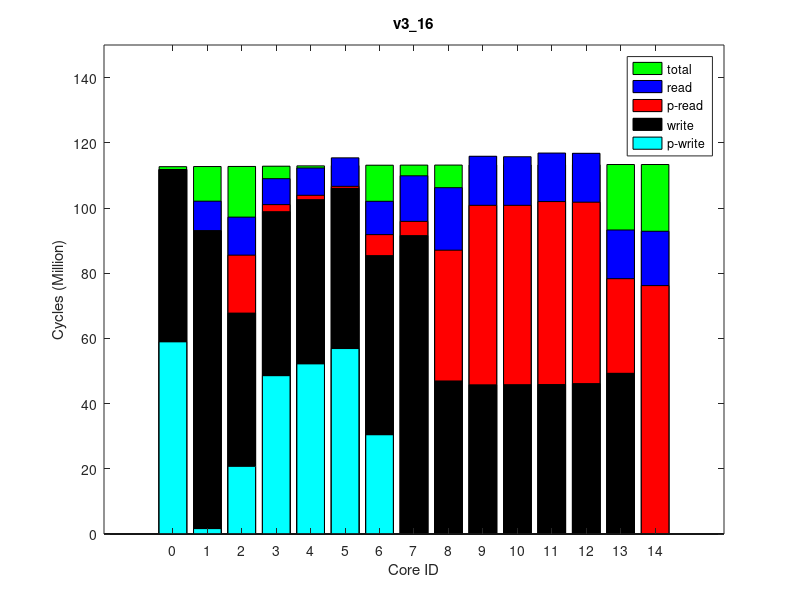

This chart was generated by the following MATLAB code:
times(1, :, :) = [
0, 113846938, 0
7438, 113888331, 0
17775115, 113912744, 0
2168097, 113993762, 0
4358433, 114331613, 0
6434526, 114301216, 0
613849, 114181261, 0
1336644, 114095815, 0
40114149, 114343286, 0
55054987, 114354837, 0
55007588, 114371028, 0
56124672, 114388175, 0
75344554, 114513982, 0
29042211, 114512301, 0
55631477, 114439781, 0
];
times(2, :, :) = [
0, 113846833, 0
7471, 113888090, 0
17775888, 113912473, 0
2160360, 113993433, 0
4358670, 114331322, 0
6434138, 114300919, 0
613233, 114180922, 0
1333704, 114095464, 0
40113413, 114343011, 0
55054797, 114354524, 0
55008382, 114370704, 0
56125929, 114387891, 0
76290951, 114513738, 0
29022456, 114512046, 0
55638371, 114439528, 0
];
times(3, :, :) = [
0, 113845640, 0
7472, 113886849, 0
17769469, 113911281, 0
2150055, 113992299, 0
4358832, 114330293, 0
6434713, 114299931, 0
612843, 114179939, 0
1331241, 114094476, 0
40112419, 114342005, 0
55053200, 114353573, 0
55005932, 114369756, 0
56124891, 114386921, 0
76291713, 114512743, 0
29020076, 114511069, 0
55637693, 114438565, 0
];
times(4, :, :) = [
0, 113846123, 0
7489, 113887347, 0
17771938, 113911730, 0
2156479, 113992764, 0
4358722, 114330541, 0
6434405, 114300173, 0
611515, 114180186, 0
1327612, 114094789, 0
40113626, 114342248, 0
55054025, 114353812, 0
55007175, 114370003, 0
56125444, 114387164, 0
76290806, 114513004, 0
29021681, 114511320, 0
55636070, 114438802, 0
];
times(5, :, :) = [
0, 113846171, 0
7476, 113887460, 0
17776438, 113911850, 0
2165388, 113992798, 0
4359319, 114330740, 0
6434675, 114300375, 0
612584, 114180370, 0
1332136, 114094917, 0
40113019, 114342441, 0
55054196, 114354003, 0
55006669, 114370195, 0
56125467, 114387364, 0
76291706, 114513215, 0
29020601, 114511541, 0
55637908, 114439031, 0
];
times(6, :, :) = [
0, 113846879, 0
7471, 113888225, 0
17772323, 113912597, 0
2152982, 113993594, 0
4358692, 114331391, 0
6434757, 114300996, 0
606724, 114181056, 0
1320447, 114095564, 0
40112997, 114343052, 0
55055240, 114354613, 0
55007570, 114370807, 0
56126166, 114387944, 0
76291636, 114513763, 0
29021705, 114512085, 0
55638566, 114439565, 0
];
times(7, :, :) = [
0, 113846938, 0
7476, 113888169, 0
17774166, 113912588, 0
2160528, 113993647, 0
4357704, 114331465, 0
6434975, 114301101, 0
612594, 114181196, 0
1329329, 114095779, 0
40113404, 114343158, 0
55055502, 114354729, 0
55007614, 114370920, 0
56126233, 114388077, 0
76292526, 114513899, 0
29021432, 114512221, 0
55637813, 114439709, 0
];
times(8, :, :) = [
0, 113848641, 0
7476, 113889810, 0
17770265, 113914219, 0
2157379, 113995214, 0
4359771, 114333048, 0
6434475, 114302668, 0
614278, 114182687, 0
1330920, 114097285, 0
40115386, 114344742, 0
55055953, 114356292, 0
55009398, 114372493, 0
56127973, 114389648, 0
76294201, 114515487, 0
29023064, 114513815, 0
55639407, 114441307, 0
];
times(9, :, :) = [
0, 113847590, 0
7478, 113888971, 0
17775730, 113913373, 0
2170365, 113994278, 0
4359315, 114332212, 0
6434493, 114301830, 0
611902, 114181912, 0
1337463, 114096449, 0
40113675, 114343924, 0
55054934, 114355487, 0
55008328, 114371675, 0
56127543, 114388831, 0
76292725, 114514686, 0
29023796, 114513010, 0
55637930, 114440507, 0
];
times(10, :, :) = [
0, 113849163, 0
7456, 113890321, 0
17776009, 113914743, 0
2171658, 113995807, 0
4360344, 114333667, 0
6434435, 114303279, 0
617454, 114183310, 0
1338377, 114097801, 0
40115860, 114345336, 0
55057313, 114356890, 0
55010595, 114373066, 0
56128019, 114390236, 0
76294550, 114516013, 0
29024655, 114514329, 0
55640380, 114441801, 0
];
ave_times = round(squeeze(mean(times)));
format long g, ave_times
std_times = round(squeeze(std(times)));
format long g, std_times
polling_read_times = ave_times;
times(1, :, :) = [
58945565, 116520626, 0
1656837, 116561501, 0
20744401, 116589596, 0
48553876, 116672256, 0
0, 117011158, 0
30442723, 116981201, 0
56886735, 116859370, 0
52181293, 116773477, 0
0, 117022569, 0
0, 117033890, 0
0, 117049865, 0
0, 117066715, 0
0, 117192779, 0
0, 117191305, 0
29686, 117119757, 0
];
times(2, :, :) = [
58942856, 116518563, 0
1653071, 116559538, 0
20749188, 116587667, 0
48570310, 116670172, 0
0, 117009143, 0
30442991, 116979164, 0
56884303, 116857344, 0
52181235, 116771383, 0
0, 117020491, 0
0, 117031784, 0
0, 117047724, 0
0, 117064593, 0
0, 117190554, 0
0, 117189079, 0
29603, 117117514, 0
];
times(3, :, :) = [
58938436, 116515686, 0
1649174, 116556686, 0
20735205, 116584812, 0
48544018, 116667411, 0
0, 117006355, 0
30439799, 116976402, 0
56878532, 116854526, 0
52173537, 116768675, 0
0, 117017750, 0
0, 117029051, 0
0, 117045009, 0
0, 117061925, 0
0, 117187866, 0
0, 117186401, 0
29567, 117114834, 0
];
times(4, :, :) = [
58941926, 116517489, 0
1650515, 116558443, 0
20740526, 116586583, 0
48556529, 116669120, 0
0, 117008060, 0
30441561, 116978089, 0
56882830, 116856381, 0
52176554, 116770412, 0
0, 117019458, 0
0, 117030759, 0
0, 117046686, 0
0, 117063580, 0
0, 117189552, 0
0, 117188079, 0
29669, 117116496, 0
];
times(5, :, :) = [
58943824, 116519605, 0
1653693, 116560517, 0
20752244, 116588655, 0
48573119, 116671253, 0
0, 117010273, 0
30442111, 116980312, 0
56884935, 116858433, 0
52181671, 116772472, 0
0, 117021644, 0
0, 117032933, 0
0, 117048911, 0
0, 117065741, 0
0, 117191695, 0
0, 117190228, 0
29635, 117118634, 0
];
times(6, :, :) = [
58944160, 116518949, 0
1652223, 116560175, 0
20747521, 116588299, 0
48570192, 116670756, 0
0, 117009644, 0
30443157, 116979693, 0
56879581, 116857936, 0
52195678, 116772068, 0
0, 117021055, 0
0, 117032368, 0
0, 117048349, 0
0, 117065187, 0
0, 117191154, 0
0, 117189685, 0
29627, 117118128, 0
];
times(7, :, :) = [
58944185, 116519622, 0
1656004, 116560617, 0
20749417, 116588718, 0
48562604, 116671389, 0
0, 117010385, 0
30443623, 116980415, 0
56880925, 116858547, 0
52179608, 116772634, 0
0, 117021815, 0
0, 117033138, 0
0, 117049114, 0
0, 117065970, 0
0, 117191969, 0
0, 117190508, 0
29627, 117118941, 0
];
times(8, :, :) = [
58940342, 116516594, 0
1648174, 116557691, 0
20740938, 116585791, 0
48553358, 116668183, 0
0, 117007342, 0
30442337, 116977398, 0
56884150, 116855446, 0
52181815, 116769517, 0
0, 117018759, 0
0, 117030079, 0
0, 117046056, 0
0, 117062889, 0
0, 117188875, 0
0, 117187398, 0
29627, 117115829, 0
];
times(9, :, :) = [
58945463, 116520954, 0
1654379, 116562044, 0
20745886, 116590181, 0
48568104, 116672638, 0
0, 117011573, 0
30442825, 116981618, 0
56887828, 116859801, 0
52201039, 116773890, 0
0, 117022968, 0
0, 117034289, 0
0, 117050237, 0
0, 117067134, 0
0, 117193129, 0
0, 117191654, 0
29627, 117120093, 0
];
times(10, :, :) = [
58944344, 116519436, 0
1652960, 116560603, 0
20745354, 116588720, 0
48567539, 116671286, 0
0, 117010135, 0
30444660, 116980187, 0
56881988, 116858394, 0
52187156, 116772537, 0
0, 117021537, 0
0, 117032841, 0
0, 117048805, 0
0, 117065650, 0
0, 117191669, 0
0, 117190202, 0
29656, 117118637, 0
];
ave_times = round(squeeze(mean(times)));
format long g, ave_times
std_times = round(squeeze(std(times)));
format long g, std_times
polling_write_times = ave_times;
times(1, :, :) = [
0, 124604728, 0
9084132, 124653460, 64000
29440936, 124678739, 128000
10122612, 124769466, 64000
18348932, 125141103, 64000
16660232, 125108974, 128000
9360991, 124977621, 64000
9713921, 124880763, 64000
59296739, 125153944, 128000
70110136, 125166003, 64000
69921019, 125183370, 64000
71011179, 125202510, 64000
92055759, 125339027, 250000
43980537, 125335897, 128000
70641517, 125257853, 64000
];
times(2, :, :) = [
0, 124604686, 0
9084044, 124653524, 64000
29440318, 124678817, 128000
10123246, 124769614, 64000
18349283, 125141186, 64000
16660375, 125109088, 128000
9358095, 124977752, 64000
9713478, 124880911, 64000
59297034, 125154059, 128000
70112611, 125166125, 64000
69920123, 125183496, 64000
71010915, 125202625, 64000
92957525, 125339181, 250000
43963764, 125336059, 128000
70640153, 125258025, 64000
];
times(3, :, :) = [
0, 124602116, 0
9084439, 124651034, 64000
29440627, 124676354, 128000
10123738, 124767036, 64000
18348798, 125138631, 64000
16660287, 125106525, 128000
9357298, 124975202, 64000
9714269, 124878392, 64000
59294452, 125151514, 128000
70109058, 125163592, 64000
69919643, 125180983, 64000
71008686, 125200113, 64000
92954981, 125336648, 250000
43961509, 125333524, 128000
70638171, 125255489, 64000
];
times(4, :, :) = [
0, 124603300, 0
9083871, 124652102, 64000
29439558, 124677392, 128000
10122552, 124768121, 64000
18348577, 125139673, 64000
16660356, 125107552, 128000
9361018, 124976225, 64000
9714250, 124879409, 64000
59295452, 125152499, 128000
70108534, 125164556, 64000
69919070, 125181924, 64000
71009064, 125201020, 64000
92955931, 125337625, 250000
43962998, 125334484, 128000
70639121, 125256441, 64000
];
times(5, :, :) = [
0, 124603602, 0
9083917, 124652431, 64000
29438930, 124677717, 128000
10123909, 124768414, 64000
18348294, 125140024, 64000
16660380, 125107924, 128000
9360615, 124976582, 64000
9713838, 124879766, 64000
59296381, 125152907, 128000
70109086, 125164959, 64000
69919140, 125182328, 64000
71008425, 125201438, 64000
92956353, 125338015, 250000
43962213, 125334899, 128000
70640238, 125256853, 64000
];
times(6, :, :) = [
0, 124603424, 0
9084239, 124652262, 64000
29439950, 124677567, 128000
10126907, 124768389, 64000
18347980, 125139932, 64000
16660401, 125107831, 128000
9357158, 124976503, 64000
9716073, 124879692, 64000
59296300, 125152791, 128000
70108765, 125164846, 64000
69919556, 125182235, 64000
71009077, 125201377, 64000
92956432, 125337943, 250000
43962540, 125334821, 128000
70640545, 125256773, 64000
];
times(7, :, :) = [
0, 124603919, 0
9083997, 124652708, 64000
29439925, 124677987, 128000
10122422, 124768732, 64000
18348374, 125140253, 64000
16660234, 125108143, 128000
9361433, 124976804, 64000
9713650, 124879995, 64000
59296677, 125153109, 128000
70110101, 125165175, 64000
69919847, 125182546, 64000
71009850, 125201664, 64000
92956602, 125338192, 250000
43963467, 125335068, 128000
70639699, 125257014, 64000
];
times(8, :, :) = [
0, 124604275, 0
9084096, 124653028, 64000
29440315, 124678362, 128000
10124446, 124769046, 64000
18348022, 125140645, 64000
16660306, 125108544, 128000
9362016, 124977205, 64000
9713707, 124880390, 64000
59297612, 125153533, 128000
70109746, 125165609, 64000
69920083, 125182989, 64000
71009945, 125202107, 64000
92957064, 125338651, 250000
43963641, 125335545, 128000
70640742, 125257493, 64000
];
times(9, :, :) = [
0, 124604384, 0
9083951, 124653219, 64000
29439163, 124678498, 128000
10124266, 124769215, 64000
18348192, 125140777, 64000
16660236, 125108721, 128000
9361465, 124977382, 64000
9714223, 124880568, 64000
59297210, 125153643, 128000
70111326, 125165709, 64000
69919833, 125183097, 64000
71009730, 125202242, 64000
92957191, 125338785, 250000
43963948, 125335661, 128000
70640345, 125257619, 64000
];
times(10, :, :) = [
0, 124604478, 0
9084249, 124653290, 64000
29442640, 124678598, 128000
10124638, 124769356, 64000
18348771, 125140962, 64000
16660361, 125108893, 128000
9363129, 124977532, 64000
9714015, 124880710, 64000
59296636, 125153837, 128000
70108881, 125165903, 64000
69920263, 125183280, 64000
71010377, 125202407, 64000
92957353, 125338962, 250000
43963751, 125335832, 128000
70641171, 125257792, 64000
];
ave_times = round(squeeze(mean(times)));
format long g, ave_times
std_times = round(squeeze(std(times)));
format long g, std_times
read_times = ave_times;
times(1, :, :) = [
0, 112680661, 0
0, 112721149, 0
0, 112745338, 0
0, 112825474, 0
0, 113159613, 0
0, 113129400, 0
0, 113010631, 0
0, 112926300, 0
0, 113171111, 0
0, 113182470, 0
0, 113198522, 0
0, 113215478, 0
0, 113339814, 0
0, 113338308, 0
0, 113266402, 0
];
times(2, :, :) = [
0, 112681265, 0
0, 112721680, 0
0, 112745923, 0
0, 112826060, 0
0, 113160257, 0
0, 113130050, 0
0, 113011289, 0
0, 112926934, 0
0, 113171781, 0
0, 113183175, 0
0, 113199215, 0
0, 113216225, 0
0, 113340514, 0
0, 113339022, 0
0, 113267126, 0
];
times(3, :, :) = [
0, 112682154, 0
0, 112722659, 0
0, 112746871, 0
0, 112826954, 0
0, 113161230, 0
0, 113131007, 0
0, 113012257, 0
0, 112927838, 0
0, 113172735, 0
0, 113184160, 0
0, 113200226, 0
0, 113217177, 0
0, 113341495, 0
0, 113339989, 0
0, 113268071, 0
];
times(4, :, :) = [
0, 112681187, 0
0, 112721567, 0
0, 112745799, 0
0, 112826012, 0
0, 113160180, 0
0, 113129949, 0
0, 113011251, 0
0, 112926862, 0
0, 113171717, 0
0, 113183107, 0
0, 113199153, 0
0, 113216141, 0
0, 113340531, 0
0, 113339031, 0
0, 113267137, 0
];
times(5, :, :) = [
0, 112682383, 0
0, 112722763, 0
0, 112746990, 0
0, 112827197, 0
0, 113161435, 0
0, 113131200, 0
0, 113012470, 0
0, 112928100, 0
0, 113173027, 0
0, 113184400, 0
0, 113200448, 0
0, 113217449, 0
0, 113341803, 0
0, 113340303, 0
0, 113268407, 0
];
times(6, :, :) = [
0, 112683428, 0
0, 112723770, 0
0, 112747983, 0
0, 112828150, 0
0, 113162254, 0
0, 113132024, 0
0, 113013295, 0
0, 112928939, 0
0, 113173756, 0
0, 113185159, 0
0, 113201237, 0
0, 113218173, 0
0, 113342534, 0
0, 113341024, 0
0, 113269120, 0
];
times(7, :, :) = [
0, 112683245, 0
0, 112723809, 0
0, 112748069, 0
0, 112828220, 0
0, 113162334, 0
0, 113132130, 0
0, 113013409, 0
0, 112929035, 0
0, 113173859, 0
0, 113185262, 0
0, 113201332, 0
0, 113218305, 0
0, 113342661, 0
0, 113341163, 0
0, 113269275, 0
];
times(8, :, :) = [
0, 112682735, 0
0, 112723129, 0
0, 112747329, 0
0, 112827458, 0
0, 113161590, 0
0, 113131376, 0
0, 113012701, 0
0, 112928306, 0
0, 113173131, 0
0, 113184504, 0
0, 113200583, 0
0, 113217552, 0
0, 113341942, 0
0, 113340442, 0
0, 113268549, 0
];
times(9, :, :) = [
0, 112682190, 0
0, 112722647, 0
0, 112746879, 0
0, 112827019, 0
0, 113161180, 0
0, 113130974, 0
0, 113012287, 0
0, 112927962, 0
0, 113172739, 0
0, 113184184, 0
0, 113200263, 0
0, 113217233, 0
0, 113341532, 0
0, 113340048, 0
0, 113268148, 0
];
times(10, :, :) = [
0, 112681464, 0
0, 112721949, 0
0, 112746178, 0
0, 112826246, 0
0, 113160520, 0
0, 113130297, 0
0, 113011583, 0
0, 112927186, 0
0, 113172071, 0
0, 113183452, 0
0, 113199492, 0
0, 113216474, 0
0, 113340827, 0
0, 113339331, 0
0, 113267435, 0
];
ave_times = round(squeeze(mean(times)));
format long g, ave_times
std_times = round(squeeze(std(times)));
format long g, std_times
total_times = ave_times;
times(1, :, :) = [
111808059, 124716310, 64000
93011043, 124753008, 128000
67760396, 124781608, 64000
98879342, 124873206, 64000
91535922, 125245236, 128000
85400488, 125211019, 64000
106031513, 125078494, 64000
102570815, 124985133, 64000
46943394, 125257667, 64000
45764708, 125269908, 64000
45811071, 125287710, 64000
45848283, 125306904, 64000
0, 125441277, 0
49279118, 125439797, 64000
46144146, 125360918, 64000
];
times(2, :, :) = [
111807825, 124716022, 64000
93011495, 124752733, 128000
67773900, 124781404, 64000
98899471, 124872898, 64000
91535968, 125244845, 128000
85401238, 125210639, 64000
106039257, 125078137, 64000
102573908, 124984783, 64000
46943185, 125257263, 64000
45764011, 125269512, 64000
45810379, 125287344, 64000
45847148, 125306484, 64000
0, 125440910, 0
49294173, 125439420, 64000
46141539, 125360545, 64000
];
times(3, :, :) = [
111806642, 124714852, 64000
93009980, 124751540, 128000
67753233, 124780282, 64000
98862506, 124871743, 64000
91534067, 125243684, 128000
85398923, 125209476, 64000
106026391, 125076965, 64000
102559216, 124983602, 64000
46942973, 125256082, 64000
45763175, 125268320, 64000
45811227, 125286124, 64000
45847403, 125305249, 64000
0, 125439687, 0
49294757, 125438181, 64000
46140903, 125359285, 64000
];
times(4, :, :) = [
111806576, 124714827, 64000
93009871, 124751505, 128000
67760998, 124780310, 64000
98877963, 124871820, 64000
91535811, 125243836, 128000
85399535, 125209609, 64000
106035038, 125077128, 64000
102562185, 124983740, 64000
46943083, 125256269, 64000
45766309, 125268531, 64000
45811364, 125286345, 64000
45847486, 125305461, 64000
0, 125439899, 0
49294694, 125438397, 64000
46140131, 125359515, 64000
];
times(5, :, :) = [
111807774, 124715984, 64000
93010739, 124752708, 128000
67768421, 124781395, 64000
98877866, 124872879, 64000
91534915, 125244929, 128000
85400809, 125210686, 64000
106035294, 125078192, 64000
102559587, 124984778, 64000
46943812, 125257313, 64000
45765083, 125269565, 64000
45810214, 125287367, 64000
45847417, 125306513, 64000
0, 125440887, 0
49294639, 125439380, 64000
46141013, 125360492, 64000
];
times(6, :, :) = [
111807967, 124716195, 64000
93011145, 124752898, 128000
67757813, 124781561, 64000
98875568, 124873189, 64000
91535073, 125245114, 128000
85400528, 125210877, 64000
106032881, 125078406, 64000
102566817, 124985000, 64000
46943366, 125257504, 64000
45763721, 125269748, 64000
45810829, 125287552, 64000
45847777, 125306666, 64000
0, 125441123, 0
49294741, 125439613, 64000
46140773, 125360719, 64000
];
times(7, :, :) = [
111806875, 124715117, 64000
93010356, 124751826, 128000
67772904, 124780337, 64000
98899753, 124871878, 64000
91534629, 125243926, 128000
85399543, 125209691, 64000
106032076, 125077185, 64000
102567769, 124983730, 64000
46942893, 125256306, 64000
45765862, 125268556, 64000
45810165, 125286366, 64000
45847327, 125305495, 64000
0, 125439886, 0
49295053, 125438372, 64000
46141343, 125359495, 64000
];
times(8, :, :) = [
111806783, 124715009, 64000
93009617, 124751708, 128000
67742677, 124780370, 64000
98855720, 124871831, 64000
91534858, 125243885, 128000
85399026, 125209692, 64000
106029549, 125077148, 64000
102548403, 124983707, 64000
46942612, 125256283, 64000
45764017, 125268536, 64000
45810301, 125286342, 64000
45847848, 125305465, 64000
0, 125439853, 0
49293867, 125438347, 64000
46142023, 125359463, 64000
];
times(9, :, :) = [
111808365, 124716600, 64000
93010141, 124753738, 128000
67766206, 124782093, 64000
98873182, 124873627, 64000
91535323, 125245684, 128000
85400991, 125211474, 64000
106027017, 125078976, 64000
102557061, 124985665, 64000
46942794, 125258158, 64000
45765119, 125270410, 64000
45810523, 125288224, 64000
45847588, 125307347, 64000
0, 125441760, 0
49294406, 125440258, 64000
46140778, 125361396, 64000
];
times(10, :, :) = [
111805355, 124713581, 64000
93008526, 124750249, 128000
67751252, 124778983, 64000
98878566, 124870522, 64000
91534162, 125242470, 128000
85398661, 125208231, 64000
106029965, 125075745, 64000
102578536, 124982330, 64000
46942486, 125254908, 64000
45763626, 125267148, 64000
45810714, 125284968, 64000
45846810, 125304079, 64000
0, 125438482, 0
49295058, 125436968, 64000
46141380, 125358084, 64000
];
ave_times = round(squeeze(mean(times)));
format long g, ave_times
std_times = round(squeeze(std(times)));
format long g, std_times
write_times = ave_times;
mytitle = 'v3\_16';
order = [1 2 3 4 8 7 6 5 9 10 11 12 15 14 13];

total_times = total_times(:, 2)(order);

read_times = read_times(:, 1)(order);
write_times = write_times(:, 1)(order);

polling_read_times = polling_read_times(:, 1)(order);
polling_write_times = polling_write_times(:, 1)(order);

total_times /= 1000000;

read_times /= 1000000;
write_times /= 1000000;

polling_read_times /= 1000000;
polling_write_times /= 1000000;

% laying read on top of write
read_times += write_times;
polling_read_times += write_times;

figure(1);
clf()
% set(gcf, 'Position', get(0,'Screensize'));
% set(gcf,'units','normalized','outerposition',[0 0 1 1])
bar(0:14, total_times,'g');
hold on;
bar(0:14, read_times,'b');
bar(0:14, polling_read_times,'r');
bar(0:14, write_times,'k');
bar(0:14, polling_write_times,'c');
hold off

axis([-2 16 0 150])
% axis([-1 15])
set(gca,'XTick',0:14);
% set(gca,'xticklabel',{ '0'; '1'; '2'; '3'; '7'; '6'; '5'; '4'; '8'; '9'; '10'; '11'; '15'; '14'; '13' })

xlabel('Core ID')
ylabel('Cycles (Million)')

legend('total', 'read', 'p-read', 'write', 'p-write')
title(mytitle)
print(1, strcat(mytitle, '.png'))
